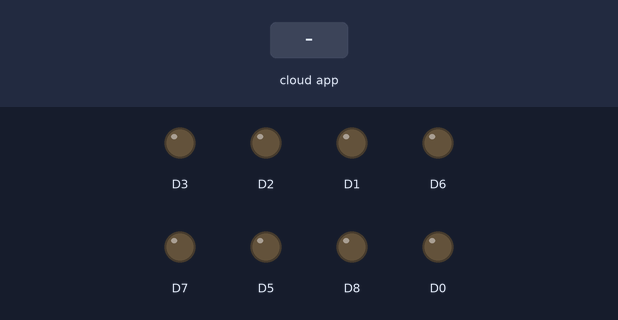
Recording of a sketch running on a simulated ESP8266 (NodeMCU). Parts: output pins drawn as LEDs (lit = HIGH). The test bench sets the inputs (shaded band). WiFi joins after 1.5 s; servers stay silent unless stated; what the sketch prints to the serial monitor is not drawn.

Above: at 3.7 s.
3.8 s: the phone or cloud app sets switch1 to 0
At 5.0 s:
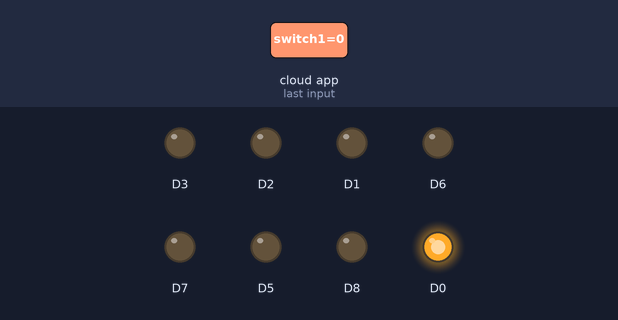
5.3 s: the phone or cloud app sets switch2 to 0
At 6.2 s:
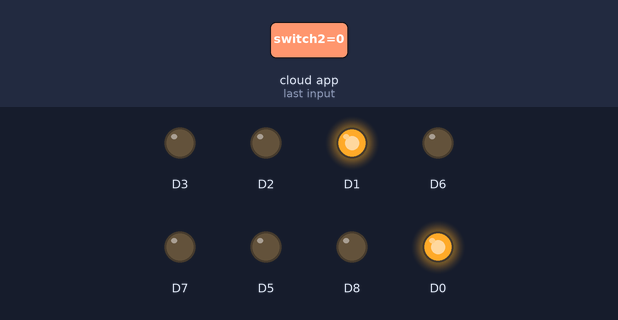
6.8 s: the phone or cloud app sets switch3 to 0
At 7.3 s:
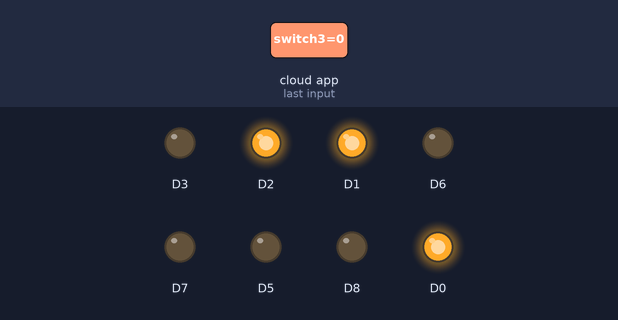
8.3 s: the phone or cloud app sets switch4 to 0
At 9.5 s:
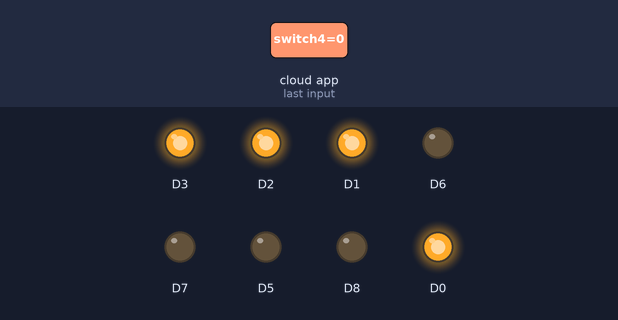
9.8 s: the phone or cloud app sets switch1 to 1
At 10.8 s:
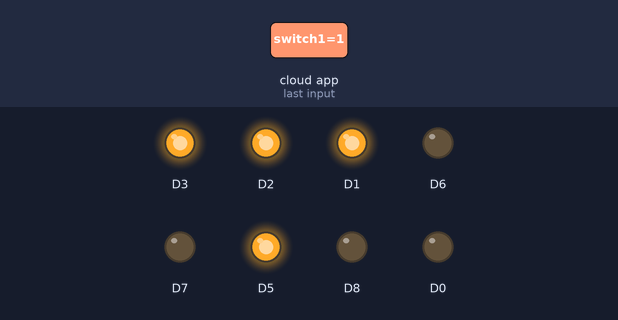
11.3 s: the phone or cloud app sets switch2 to 1
At 11.9 s:
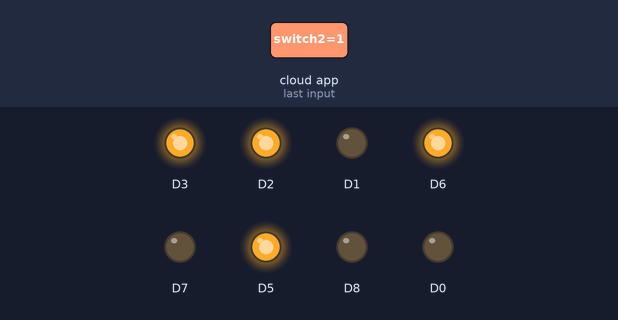
Timing chart, 0 to 13.8 s (numbered marks = the images above; inputs shaded):
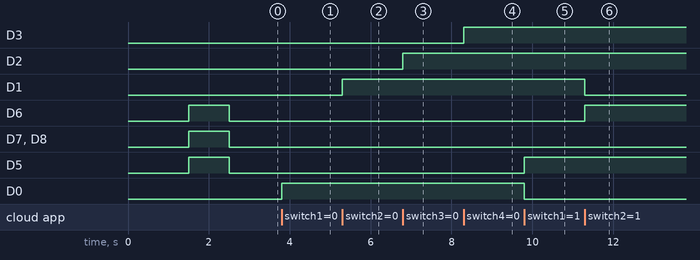

The sketch:

smart_switch_extension_board.ino
```cpp
#include "thingProperties.h"

void setup() {
  pinMode(D0,OUTPUT);
  pinMode(D5,OUTPUT);
  pinMode(D1,OUTPUT);
  pinMode(D6,OUTPUT);
  pinMode(D2,OUTPUT);
  pinMode(D7,OUTPUT);
  pinMode(D3,OUTPUT);
  pinMode(D8,OUTPUT);

  Serial.begin(9600);
    if (WiFi.status() == WL_CONNECTED) {
    Serial.println("Disconnecting from Wi-Fi...");
    WiFi.disconnect();
  }

  // Connect to Wi-Fi
  Serial.println("Connecting to Wi-Fi...");
  WiFi.begin(SSID, PASS);

  while (WiFi.status() != WL_CONNECTED) {
    delay(500);
    Serial.print(".");
  }

  Serial.println("");
  Serial.println("WiFi connected");
  Serial.print("IP address: ");
  Serial.println(WiFi.localIP());
  digitalWrite(D5,HIGH);
  digitalWrite(D6,HIGH);
  digitalWrite(D7,HIGH);
  digitalWrite(D8,HIGH);
  delay(1000);
  digitalWrite(D5,LOW);
  digitalWrite(D6,LOW);
  digitalWrite(D7,LOW);
  digitalWrite(D8,LOW);
  initProperties();

  ArduinoCloud.begin(ArduinoIoTPreferredConnection);

  setDebugMessageLevel(2);
  ArduinoCloud.printDebugInfo();
}

void loop() {
  ArduinoCloud.update();


}
void onSwitch1Change()  {
  if (switch1)
  {
    digitalWrite(D0,LOW);
    digitalWrite(D5,HIGH);

  }
  else
  {
    digitalWrite(D0,HIGH);
    digitalWrite(D5,LOW);
  }

}
void onSwitch2Change()  {
  if (switch2)
  {
    digitalWrite(D1,LOW);
    digitalWrite(D6,HIGH);
  }
  else
  {
    digitalWrite(D1,HIGH);
    digitalWrite(D6,LOW);
  }

}
void onSwitch3Change()  {
  if (switch3)
  {
    digitalWrite(D2,LOW);
    digitalWrite(D7,HIGH);

  }
  else
  {
    digitalWrite(D2,HIGH);
    digitalWrite(D7,LOW);
  }
}
void onSwitch4Change()  {
  if (switch4)
  {
    digitalWrite(D3,LOW);
    digitalWrite(D8,HIGH);
  }
  else
  {
    digitalWrite(D3,HIGH);
    digitalWrite(D8,LOW);
  }
}
```

thingProperties.h
```cpp
// Code generated by Arduino IoT Cloud, DO NOT EDIT.

#include <ArduinoIoTCloud.h>
#include <Arduino_ConnectionHandler.h>

const char DEVICE_LOGIN_NAME[]  = "3b5af21f-b9c4-493c-81b2-88836903d690";

const char SSID[]               = "MVGR_SLC";   // Network SSID (name)
const char PASS[]               = "001010011100";    // Network password (use for WPA, or use as key for WEP)
const char DEVICE_KEY[]  = "B5UYUFOBF6UMDVEHPLT9";    // Secret device password

void onSwitch1Change();
void onSwitch2Change();
void onSwitch3Change();
void onSwitch4Change();

bool switch1;
bool switch2;
bool switch3;
bool switch4;

void initProperties(){

  ArduinoCloud.setBoardId(DEVICE_LOGIN_NAME);
  ArduinoCloud.setSecretDeviceKey(DEVICE_KEY);
  ArduinoCloud.addProperty(switch1, READWRITE, ON_CHANGE, onSwitch1Change);
  ArduinoCloud.addProperty(switch2, READWRITE, ON_CHANGE, onSwitch2Change);
  ArduinoCloud.addProperty(switch3, READWRITE, ON_CHANGE, onSwitch3Change);
  ArduinoCloud.addProperty(switch4, READWRITE, ON_CHANGE, onSwitch4Change);

}

WiFiConnectionHandler ArduinoIoTPreferredConnection(SSID, PASS);
```

Measured:
- after the input at 3.8 s, D0: LOW → HIGH at once
- after the input at 5.3 s, D1: LOW → HIGH at once
- after the input at 6.8 s, D2: LOW → HIGH at once
- after the input at 8.3 s, D3: LOW → HIGH at once
- after the input at 9.8 s, D5: LOW → HIGH at once; D0: HIGH → LOW at once
- after the input at 11.3 s, D1: HIGH → LOW at once; D6: LOW → HIGH at once
